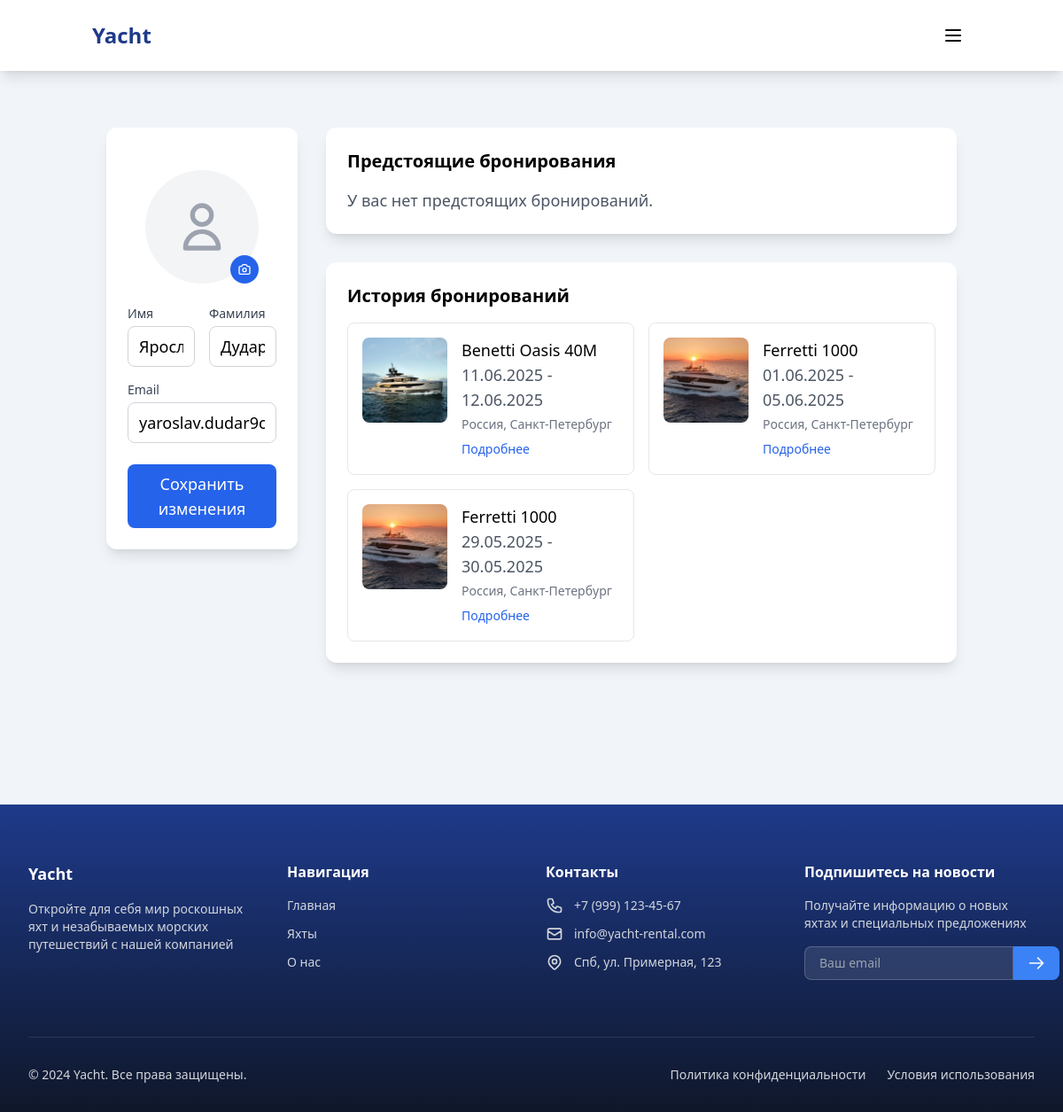
Page /my-bookings/ (signed in) on the earlier database version.
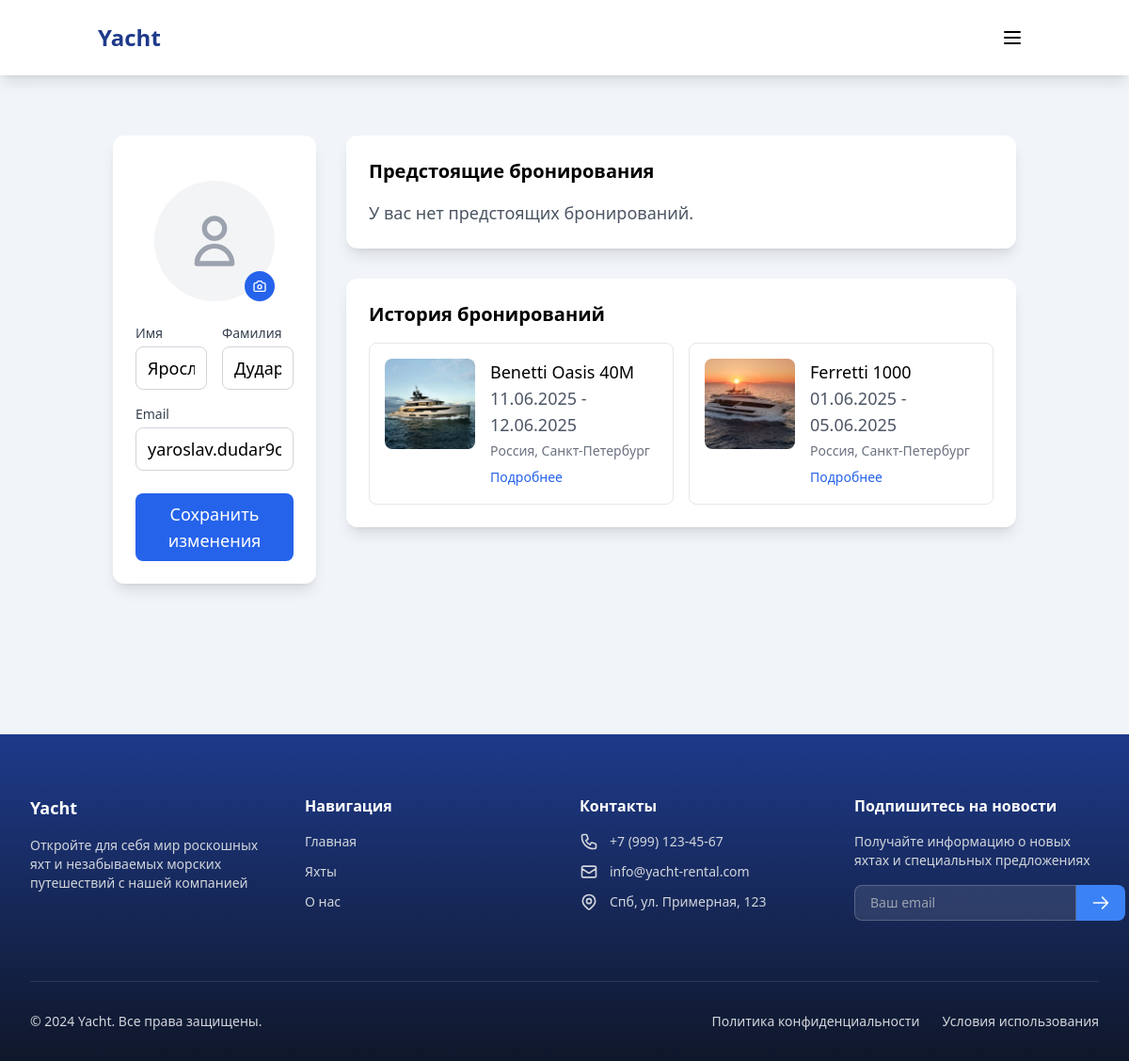
Same page on the later database version.
### general/models.py (models this page shows, shortened)
class Booking(models.Model):
    yacht = models.ForeignKey(Yacht, on_delete=models.CASCADE, related_name='bookings')
    user = models.ForeignKey(User, on_delete=models.CASCADE)
    start_date = models.DateField()
    end_date = models.DateField()
    is_cancelled = models.BooleanField(default=False)
    STATUS_CHOICES = [
        ('pending', 'В ожидании'),
        ('processing', 'В обработке'),
        ('accepted', 'Принято'),
        ('rejected', 'Отклонено'),
    ]
    status = models.CharField(max_length=20, choices=STATUS_CHOICES, default='pending')
    reject_reason = models.TextField(blank=True, null=True)

class Yacht(models.Model):
    name = models.CharField(max_length=100)
    description = models.TextField()
    price_per_day = models.DecimalField(max_digits=10, decimal_places=2)
    main_photo = models.ImageField(upload_to='media/yachts/', blank=True, null=True)
    location = models.CharField(max_length=100, blank=True, null=True)
    latitude = models.DecimalField(max_digits=25, decimal_places=20, blank=True, null=True)  # Широта
    longitude = models.DecimalField(max_digits=25, decimal_places=20, blank=True, null=True)  # Долгота
    displacement = models.CharField(max_length=100, blank=True, null=True)  # Водоизмещение
    fuel_capacity = models.PositiveIntegerField(blank=True, null=True)  # Запас топлива
    water_capacity = models.PositiveIntegerField(blank=True, null=True)  # Запас пресной воды
    max_passengers = models.PositiveIntegerField(blank=True, null=True)  # Макс пассажиров
    cabins = models.PositiveIntegerField(blank=True, null=True)  # Кол-во кают
    guest_beds = models.PositiveIntegerField(blank=True, null=True)  # Спальных мест для гостей
    bathrooms = models.PositiveIntegerField(blank=True, null=True)  # Санузлы
    crew = models.PositiveIntegerField(blank=True, null=True)  # Экипаж
    length = models.DecimalField(max_digits=5, decimal_places=2, blank=True, null=True)  # Длина
    power = models.PositiveIntegerField(blank=True, null=True)  # Мощность двигателя

### general/views.py (the view, shortened to what this page needs)
# urls.py: path('my-bookings/', views.my_bookings, name='my_bookings'),
@login_required
def my_bookings(request):
    user_bookings = Booking.objects.filter(user=request.user).order_by('-start_date')
    upcoming_bookings = user_bookings.filter(start_date__gte=datetime.now().date())
    past_bookings = user_bookings.filter(start_date__lt=datetime.now().date())
    return render(request, 'my_bookings.html', {
        'upcoming_bookings': upcoming_bookings,
        'past_bookings': past_bookings
    })

### templates/my_bookings.html (shortened to what this page needs)
{% extends "base.html" %} {% load static %} {% block title %}Личный кабинет{% endblock %}
{% block content %}
<div class="container mx-auto px-4 py-8">
  <div class="grid grid-cols-1 lg:grid-cols-4 gap-8">
    <div class="lg:col-span-1">
      <div class="bg-white rounded-xl shadow-lg p-6">
        <form method="POST" enctype="multipart/form-data" class="space-y-6">
          <div class="flex flex-col items-center">
            <div class="relative group">
              <div class="w-32 h-32 rounded-full overflow-hidden bg-gray-100">
                {% if user.profile.avatar %}
                <img
                  src="{{ user.profile.avatar.url }}"
                  alt="Аватар"
                  class="w-full h-full object-cover"
                  id="avatarPreview"
                />
                {% else %}
                <div
                  class="w-full h-full flex items-center justify-center text-gray-400"
                  id="defaultAvatar"
                >
                  <svg class="w-16 h-16" fill="none" stroke="currentColor" viewBox="0 0 24 24">
                    <path
                      stroke-linecap="round"
                      stroke-linejoin="round"
                      stroke-width="2"
                      d="M16 7a4 4 0 11-8 0 4 4 0 018 0zM12 14a7 7 0 00-7 7h14a7 7 0 00-7-7z"
                    />
                  </svg>
                </div>
                {% endif %}
              </div>
              <label
                for="avatar"
                class="absolute bottom-0 right-0 bg-blue-600 text-white rounded-full p-2 cursor-pointer hover:bg-blue-700 transition duration-200"
              >
              </label>
            </div>
          </div>
          <div class="space-y-4">
            <div class="grid grid-cols-2 gap-4">
              <div>
                <label for="first_name" class="block text-sm font-medium text-gray-700 mb-1"
                  >Имя</label
                >
                <input
                  type="text"
                  id="first_name"
                  name="first_name"
                  value="{{ user.first_name }}"
                  class="w-full px-3 py-2 border border-gray-300 rounded-lg focus:ring-2 focus:ring-blue-500 focus:border-transparent"
                />
              </div>
              <div>
                <label for="last_name" class="block text-sm font-medium text-gray-700 mb-1"
                  >Фамилия</label
                >
                <input
                  type="text"
                  id="last_name"
                  name="last_name"
                  value="{{ user.last_name }}"
                  class="w-full px-3 py-2 border border-gray-300 rounded-lg focus:ring-2 focus:ring-blue-500 focus:border-transparent"
                />
              </div>
            </div>
            <div>
              <label for="email" class="block text-sm font-medium text-gray-700 mb-1">Email</label>
              <input
                type="email"
                id="email"
                name="email"
                value="{{ user.email }}"
                class="w-full px-3 py-2 border border-gray-300 rounded-lg focus:ring-2 focus:ring-blue-500 focus:border-transparent"
              />
            </div>
          </div>
          <button
            type="submit"
            class="w-full bg-blue-600 text-white py-2 px-4 rounded-lg hover:bg-blue-700 transition duration-200"
          >
            Сохранить изменения
          </button>
        </form>
      </div>
    </div>
    <div class="lg:col-span-3">
      <div class="bg-white rounded-xl shadow-lg p-6 mb-8">
        <h3 class="text-xl font-semibold mb-4">Предстоящие бронирования</h3>
        {% if upcoming_bookings %}
        <div class="grid grid-cols-1 md:grid-cols-2 gap-4">
          {% for booking in upcoming_bookings %}
          <div
            class="border border-gray-200 rounded-lg p-4 hover:border-blue-500 transition duration-200"
          >
            <div class="flex items-start space-x-4">
              {% if booking.yacht.main_photo %}
              <img
                src="{{ booking.yacht.main_photo.url }}"
                alt="{{ booking.yacht.name }}"
                class="w-24 h-24 object-cover rounded-lg"
              />
              {% endif %}
              <div class="flex-1">
                <h4 class="font-medium text-lg">{{ booking.yacht.name }}</h4>
                <p class="text-gray-600">
                  {{ booking.start_date|date:"d.m.Y" }} - {{ booking.end_date|date:"d.m.Y" }}
                </p>
                <p class="text-sm text-gray-500 mt-1">{{ booking.yacht.location }}</p>
                <a
                  href="{% url 'yacht_detail' booking.yacht.pk %}"
                  class="text-blue-600 hover:text-blue-700 text-sm mt-2 inline-block"
                >
                  Подробнее
                </a>
              </div>
            </div>
          </div>
          {% endfor %}
        </div>
        {% else %}
        <p class="text-gray-600">У вас нет предстоящих бронирований.</p>
        {% endif %}
      </div>
      <div class="bg-white rounded-xl shadow-lg p-6">
        <h3 class="text-xl font-semibold mb-4">История бронирований</h3>
        {% if past_bookings %}
        <div class="grid grid-cols-1 md:grid-cols-2 gap-4">
          {% for booking in past_bookings %}
          <div class="border border-gray-200 rounded-lg p-4">
            <div class="flex items-start space-x-4">
              {% if booking.yacht.main_photo %}
              <img
                src="{{ booking.yacht.main_photo.url }}"
                alt="{{ booking.yacht.name }}"
                class="w-24 h-24 object-cover rounded-lg"
              />
              {% endif %}
              <div class="flex-1">
                <h4 class="font-medium text-lg">{{ booking.yacht.name }}</h4>
                <p class="text-gray-600">
                  {{ booking.start_date|date:"d.m.Y" }} - {{ booking.end_date|date:"d.m.Y" }}
                </p>
                <p class="text-sm text-gray-500 mt-1">{{ booking.yacht.location }}</p>
                <a
                  href="{% url 'yacht_detail' booking.yacht.pk %}"
                  class="text-blue-600 hover:text-blue-700 text-sm mt-2 inline-block"
                >
                  Подробнее
                </a>
              </div>
            </div>
          </div>
          {% endfor %}
        </div>
        {% else %}
        <p class="text-gray-600">У вас нет истории бронирований.</p>
        {% endif %}
      </div>
    </div>
  </div>
</div>
 {% endblock %}

### templates/base.html (shortened to what this page needs)
{% load static %}
<!DOCTYPE html>
<html lang="ru">
  <head>
    <link href="{% static 'src/styles.css' %}" rel="stylesheet" />
  </head>
  <body
    class="text-base sm:text-lg lg:text-lg xl:text-xl 2xl:text-2xl bg-slate-100 flex flex-col min-h-screen"
  >
    <header class="bg-white shadow-lg sticky top-0 z-50">
      <div class="container mx-auto px-4">
        <div class="flex justify-between items-center h-16 sm:h-20">
          <a
            href="{% url 'index' %}"
            class="text-xl sm:text-2xl font-bold text-[#1e3a8a] hover:text-[#172554] transition duration-200"
            >Yacht</a
          >
          <button id="mobile-menu-button" class="p-2 rounded-lg hover:bg-gray-100">
            <svg class="w-6 h-6" fill="none" stroke="currentColor" viewBox="0 0 24 24">
              <path
                stroke-linecap="round"
                stroke-linejoin="round"
                stroke-width="2"
                d="M4 6h16M4 12h16M4 18h16"
              />
            </svg>
          </button>
        </div>
      </div>
    </header>
    <main class="flex-grow">
      <div class="container mx-auto px-4 py-4 sm:py-6 lg:py-8">
        {% block content %} {% endblock %}
      </div>
    </main>
    <footer class="bg-gradient-to-b from-[#1e3a8a] to-[#0f172a] mt-24 text-sm">
      <div class="mx-auto max-w-7xl px-4 sm:px-6 lg:px-8">
        <div class="py-16 grid grid-cols-1 md:grid-cols-2 lg:grid-cols-4 gap-8">
          <div class="space-y-4">
            <div class="flex items-center space-x-3">
              <span class="text-lg font-bold text-white">Yacht</span>
            </div>
            <p class="text-gray-300">
              Откройте для себя мир роскошных яхт и незабываемых морских путешествий с нашей
              компанией
            </p>
          </div>
          <div>
            <h3 class="text-base font-semibold text-white mb-4">Навигация</h3>
            <ul class="space-y-3">
              <li>
                <a href="{% url 'index' %}" class="text-gray-300 hover:text-white transition-colors"
                  >Главная</a
                >
              </li>
              <li>
                <a
                  href="{% url 'yacht_page' %}"
                  class="text-gray-300 hover:text-white transition-colors"
                  >Яхты</a
                >
              </li>
              <li>
                <a href="{% url 'about' %}" class="text-gray-300 hover:text-white transition-colors"
                  >О нас</a
                >
              </li>
            </ul>
          </div>
          <div>
            <h3 class="text-base font-semibold text-white mb-4">Контакты</h3>
            <ul class="space-y-3">
              <li class="flex items-center space-x-3 text-gray-300">
                <span><a href="tel:+79991234567">+7 (999) 123-45-67</a></span>
              </li>
              <li class="flex items-center space-x-3 text-gray-300">
                <svg class="w-5 h-5" fill="none" stroke="currentColor" viewBox="0 0 24 24">
                  <path
                    stroke-linecap="round"
                    stroke-linejoin="round"
                    stroke-width="2"
                    d="M3 8l7.89 5.26a2 2 0 002.22 0L21 8M5 19h14a2 2 0 002-2V7a2 2 0 00-2-2H5a2 2 0 00-2 2v10a2 2 0 002 2z"
                  />
                </svg>
                <span><a href="mailto:info@yacht-rental.com">info@yacht-rental.com</a></span>
              </li>
              <li class="flex items-center space-x-3 text-gray-300">
                <span>Спб, ул. Примерная, 123</span>
              </li>
            </ul>
          </div>
          <div>
            <h3 class="text-base font-semibold text-white mb-4">Подпишитесь на новости</h3>
            <p class="text-gray-300 mb-4">
              Получайте информацию о новых яхтах и специальных предложениях
            </p>
            <form class="space-y-2">
              <div class="flex">
                <input
                  type="email"
                  placeholder="Ваш email"
                  class="flex-1 px-4 py-2 rounded-l-lg bg-white/10 border border-white/20 text-white placeholder-gray-400 focus:outline-none focus:ring-2 focus:ring-blue-500 text-sm"
                />
                <button
                  type="submit"
                  class="px-4 py-2 bg-blue-500 text-white rounded-r-lg hover:bg-blue-600 transition-colors"
                >
                  <svg class="w-5 h-5" fill="none" stroke="currentColor" viewBox="0 0 24 24">
                    <path
                      stroke-linecap="round"
                      stroke-linejoin="round"
                      stroke-width="2"
                      d="M14 5l7 7m0 0l-7 7m7-7H3"
                    />
                  </svg>
                </button>
              </div>
            </form>
          </div>
        </div>
        <div class="border-t border-white/10 py-8">
          <div
            class="flex flex-col md:flex-row justify-between items-center space-y-4 md:space-y-0"
          >
            <p class="text-gray-300">© 2024 Yacht. Все права защищены.</p>
            <div class="flex space-x-6">
              <a href="#" class="text-gray-300 hover:text-white transition-colors"
                >Политика конфиденциальности</a
              >
              <a href="#" class="text-gray-300 hover:text-white transition-colors"
                >Условия использования</a
              >
            </div>
          </div>
        </div>
      </div>
    </footer>
  </body>
</html>

Differences in the rows shown:
removed Booking: yacht.main_photo (picture), yacht.name "Ferretti 1000", start_date "29.05.2025", end_date "30.05.2025", yacht.location "Россия, Санкт-Петербург"
